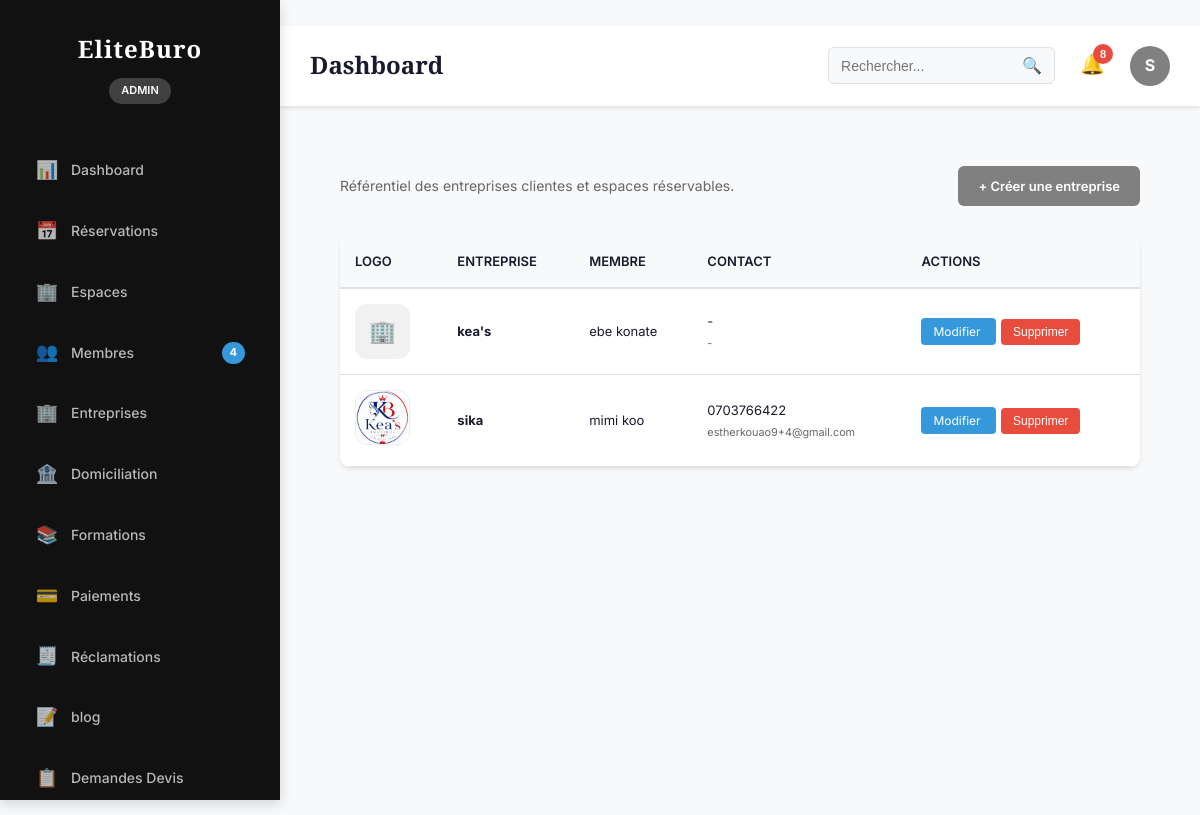
The app's page /dashboard/companies/ (signed in) with its own data.
### accounts/models.py (models this page shows, shortened)
class User(AbstractUser):
    class Role(models.TextChoices):
        ADMIN = "ADMIN", "Administrateur"
        MANAGER = "MANAGER", "Gestionnaire"
        MEMBER = "MEMBER", "Membre"
        TRAINER = "TRAINER", "Formateur"
    username = None
    id = models.UUIDField(
        primary_key=True,
        default=uuid.uuid4,
        editable=False
    )
    email = models.EmailField(
        unique=True
    )
    first_name = models.CharField(
        max_length=150
    )
    last_name = models.CharField(
        max_length=150
    )
    phone_validator = RegexValidator(
        regex=r'^\+?[0-9]{8,15}$',
        message="Numéro de téléphone invalide."
    )
    phone = models.CharField(
        max_length=20,
        validators=[phone_validator],
        unique=True
    )
    avatar = models.ImageField(
        upload_to="users/avatar/",
        blank=True,
        null=True
    )
    role = models.CharField(
        max_length=20,
        choices=Role.choices,
        default=Role.MEMBER
    )
    company_name = models.CharField(
        max_length=255,
        blank=True
    )
    job_title = models.CharField(
        max_length=255,
        blank=True
    )
    birth_date = models.DateField(
        blank=True,
        null=True
    )
    gender = models.CharField(
        max_length=20,
        blank=True
    )
    website = models.URLField(
        blank=True
    )
    bio = models.TextField(
        blank=True
    )
    language = models.CharField(
        max_length=10,
        default="fr"
    )
    timezone = models.CharField(
        max_length=100,
        default="Africa/Abidjan"
    )
    is_email_verified = models.BooleanField(
        default=False
    )
    is_phone_verified = models.BooleanField(
        default=False
    )
    receive_email_notification = models.BooleanField(
        default=True
    )
    receive_sms_notification = models.BooleanField(
        default=True
    )
    receive_whatsapp_notification = models.BooleanField(
        default=True
    )
    last_activity = models.DateTimeField(
        null=True,
        blank=True
    )
    created_at = models.DateTimeField(
        auto_now_add=True
    )
    updated_at = models.DateTimeField(
        auto_now=True
    )
    USERNAME_FIELD = "email"
    REQUIRED_FIELDS = []
    objects = UserManager()
    class Meta:
        ordering = ["-created_at"]
        verbose_name = "Utilisateur"
        verbose_name_plural = "Utilisateurs"
    @property
    def full_name(self):
        return f"{self.first_name} {self.last_name}"

class Company(models.Model):
    id = models.UUIDField(
        primary_key=True,
        default=uuid.uuid4,
        editable=False
    )
    owner = models.ForeignKey(
        settings.AUTH_USER_MODEL,
        on_delete=models.CASCADE,
        related_name="companies"
    )
    company_name = models.CharField(
        max_length=255
    )
    legal_form = models.CharField(
        max_length=100,
        blank=True
    )
    registration_number = models.CharField(
        max_length=100,
        blank=True
    )
    tax_number = models.CharField(
        max_length=100,
        blank=True
    )
    phone = models.CharField(
        max_length=20,
        blank=True
    )
    email = models.EmailField(
        blank=True
    )
    website = models.URLField(
        blank=True
    )
    description = models.TextField(
        blank=True
    )
    logo = models.ImageField(
        upload_to="companies/logo/",
        blank=True,
        null=True
    )
    created_at = models.DateTimeField(auto_now_add=True)
    updated_at = models.DateTimeField(auto_now=True)
    class Meta:
        ordering = ["company_name"]

### dashboard/views.py (the view)
# urls.py: path("companies/", AdminCompanyView.as_view(), name="companies"),
class AdminCompanyView(AdminBaseView):
    template_name = "dashboard/admin/company.html"
    def get_context_data(self, **kwargs):
        context = super().get_context_data(**kwargs)
        context["companies"] = Company.objects.all().order_by("company_name")
        return context

### dashboard/permissions.py (called while the page is built)
def is_admin_or_manager(user) -> bool:
    return getattr(user, "is_authenticated", False) and getattr(user, "role", None) in {User.Role.ADMIN, User.Role.MANAGER}

### dashboard/services.py (called while the page is built)
def get_admin_stats() -> DashboardStats:
    user_count = User.objects.count()
    reservation_count = Reservation.objects.count()
    income_total = (
        Reservation.objects.filter(statut="confirmed").aggregate(total=Sum("montant_total")).get("total")
        or Decimal("0")
    )
    formation_count = Formation.objects.count()
    domiciliation_count = DomiciliationRequest.objects.count()
    return DashboardStats(
        users=user_count,
        reservations=reservation_count,
        income_total=income_total,
        formations=formation_count,
        domiciliation_requests=domiciliation_count,
    )

def get_space_availability_summary(limit: int = 10) -> list[Dict[str, Any]]:
    qs = (
        Workspace.objects.select_related("espace", "categorie")
        .values("id", "nom", "disponible")
    )
    total = Workspace.objects.count()
    available = Workspace.objects.filter(disponible=True).count()
    top = (
        Workspace.objects.select_related("espace")
        .values("espace__nom")
        .annotate(
            count=Count("id"),
            available_count=Count("id", filter=Q(disponible=True)),
        )
        .order_by("-available_count")[:limit]
    )
    return list(top)

def get_recent_activity(limit: int = 10):
    reservations = Reservation.objects.order_by("-created_at")[:limit]
    formations = Formation.objects.order_by("-created_at")[:limit]
    domiciliations = DomiciliationRequest.objects.order_by("-date_creation")[:limit]
    items = []
    for r in reservations:
        items.append(("Réservation", r.created_at, "dashboard_admin:reservations"))
    for f in formations:
        items.append(("Formation", f.created_at, "dashboard_admin:formations"))
    for d in domiciliations:
        items.append(("Domiciliation", d.date_creation, "dashboard_admin:domiciliation"))
    items.sort(key=lambda x: x[1], reverse=True)
    return items[:limit]

### dashboard/views.py (called while the page is built)
def admin_permission_guard(request: HttpRequest):
    if not is_admin_or_manager(request.user):
        raise PermissionDenied

    def dispatch(self, request: HttpRequest, *args, **kwargs):
        try:
            admin_permission_guard(request)
        except PermissionDenied:
            return HttpResponseForbidden("Accès réservé au back-office.")
        return super().dispatch(request, *args, **kwargs)

### templates/dashboard/admin/company.html (shortened to what this page needs)
{% extends 'layouts/base_admin.html' %}
{% block content %}
<div class="content">
    <div class="section-header">
        <div>
            <p style="color:var(--text-light);font-size:14px;">
                Référentiel des entreprises clientes et espaces réservables.
            </p>
        </div>
        <a href="{% url 'dashboard_admin:company_create' %}"
           class="btn-primary">
            + Créer une entreprise
        </a>
    </div>
    <div class="table-container">
        <table class="admin-table">
            <thead>
                <tr>
                    <th>
                        Logo
                    </th>
                    <th>
                        entreprise
                    </th>
                    <th>
                        membre
                    </th>
                    <th>
                        Contact
                    </th>
                    <th>
                        Actions
                    </th>
                </tr>
            </thead>
            <tbody>
            {% for c in companies %}
               <tr>
                <td>
                    {% if c.logo %}
                        <img src="{{ c.logo.url }}"
                            alt="Logo entreprise"
                            style="
                                width:55px;
                                height:55px;
                                object-fit:cover;
                                border-radius:12px;
                                border:1px solid #eee;
                            ">
                    {% else %}
                        <div style="
                            width:55px;
                            height:55px;
                            border-radius:12px;
                            background:#f1f1f1;
                            display:flex;
                            align-items:center;
                            justify-content:center;
                            font-size:22px;
                        ">
                            🏢
                        </div>
                    {% endif %}
                </td>
                <td>
                    <strong>
                        {{ c.company_name }}
                    </strong>
                </td>
                <td>
                    {{ c.owner.full_name|default:c.owner.email }}
                </td>
                <td>
                    {{ c.phone|default:"-" }}
                    <br>
                    <small style="color:var(--text-light);">
                        {{ c.email|default:"-" }}
                    </small>
                    </td>
                    <td>
                        <a href="{% url 'dashboard_admin:company_edit' c.id %}"
                           class="btn-action">
                            Modifier
                        </a>
                        <form method="post"
                              action="{% url 'dashboard_admin:company_delete' c.id %}"
                              style="display:inline;"
                              onsubmit="return confirm('Supprimer cette entreprise ?')">
                            <button type="submit"
                                    class="btn-action"
                                    style="background:var(--danger-color);">
                                Supprimer
                            </button>
                        </form>
                    </td>
                </tr>
            {% endfor %}
            </tbody>
        </table>
    </div>
</div>
{% endblock %}

### templates/partials/header.html (shortened to what this page needs)
<header class="top-bar">
    <div class="top-bar-left">
        <h1 class="page-title">
            {% block page_title %}
            Dashboard
            {% endblock %}
        </h1>
    </div>
    <div class="top-bar-right">
        <div class="search-box">
            <input
                type="text"
                class="search-input"
                placeholder="Rechercher...">
            <button class="search-btn">
                🔍
            </button>
        </div>
        <div class="notifications">
            <button class="notification-btn">
                🔔
                <span class="notification-count">
                    {{ recent_activity|length|default:0 }}
                </span>
            </button>
        </div>
        <div class="user-menu">
            <div class="user-avatar">
                {{ request.user.first_name|slice:":1"|default:"A" }}
            </div>
        </div>
    </div>
</header>

### static/css/admin.css (style rules this page uses)
:root { --primary-color: #808080; --secondary-color: #808080; --accent-color: #e94560; --success-color: #27ae60; --warning-color: #f39c12; --danger-color: #e74c3c; --info-color: #3498db; --light-bg: #f8f9fa; --border-color: #e0e0e0; --text-dark: #1a1a2e; --text-light: #666; --text-lighter: #999; --shadow-sm: 0 2px 4px rgba(0, 0, 0, 0.1); --shadow-md: 0 4px 12px rgba(0, 0, 0, 0.15); --shadow-lg: 0 8px 24px rgba(0, 0, 0, 0.2); --transition: all 0.3s ease; --sidebar-width: 280px; }
* { margin: 0; padding: 0; box-sizing: border-box; }
html { scroll-behavior: smooth; }
body { font-family: "Inter", "DM Sans", Arial, sans-serif; color: var(--text-dark); background-color: var(--light-bg); line-height: 1.6; display: block; }
h1, h2, h3, h4 { font-family: "Playfair Display", Georgia, serif; }
.top-bar { background: white; padding: 20px 30px; display: flex; justify-content: space-between; align-items: center; box-shadow: var(--shadow-sm); position: sticky; top: 0; z-index: 100; }
.top-bar-left { display: flex; align-items: center; gap: 20px; }
.page-title { font-size: 24px; font-weight: 700; color: var(--text-dark); }
.top-bar-right { display: flex; align-items: center; gap: 25px; }
.search-box { display: flex; align-items: center; background: var(--light-bg); border: 1px solid var(--border-color); border-radius: 6px; padding: 8px 12px; }
.search-input { flex: 1; border: none; background: transparent; font-size: 14px; outline: none; }
.search-btn { background: none; border: none; font-size: 16px; cursor: pointer; color: var(--text-lighter); }
.notifications { position: relative; }
.notification-btn { background: none; border: none; font-size: 20px; cursor: pointer; position: relative; }
.notification-count { position: absolute; top: -8px; right: -8px; background: var(--danger-color); color: white; width: 20px; height: 20px; border-radius: 50%; display: flex; align-items: center; justify-content: center; font-size: 11px; font-weight: 700; }
.user-menu { position: relative; }
.user-avatar { width: 40px; height: 40px; border-radius: 50%; background: var(--primary-color); color: white; display: flex; align-items: center; justify-content: center; font-weight: 700; cursor: pointer; }
.content { flex: 1; padding: 30px; overflow-y: auto; }
.section-header { display: flex; justify-content: space-between; align-items: center; margin-bottom: 30px; }
.btn-primary, .btn-secondary { padding: 10px 20px; border: none; border-radius: 6px; font-weight: 600; font-size: 13px; cursor: pointer; transition: var(--transition); }
.btn-primary { background: var(--primary-color); color: white; }
.btn-action { padding: 6px 12px; background: var(--info-color); color: white; border: none; border-radius: 4px; font-size: 12px; cursor: pointer; transition: var(--transition); margin-right: 5px; }
.table-container { background: white; border-radius: 10px; box-shadow: var(--shadow-sm); overflow: hidden; margin-bottom: 20px; }
.admin-table { width: 100%; border-collapse: collapse; }
.admin-table thead { background: var(--light-bg); border-bottom: 2px solid var(--border-color); }
.admin-table th { padding: 15px; text-align: left; font-weight: 600; font-size: 13px; color: var(--text-dark); text-transform: uppercase; }
.admin-table td { padding: 15px; border-bottom: 1px solid var(--border-color); font-size: 13px; }
:root { --elite-navy:#0D2B55; --elite-gold:#C9A02C; --elite-success:#0B6B39; --elite-danger:#C0392B; --elite-warning:#E67E22; --elite-cream:#FAFAF7; }
a, a:hover, a:focus, a:active { text-decoration: none !important; }
.btn-primary, .btn-secondary, .btn-filter, .btn-action, .btn-create-reservation, .action-btn, .logout-btn, .nav-item { text-decoration: none !important; }

### records on screen
User: user.first_name "S"
Company: company_name "kea's", owner.full_name "ebe konate", phone "-", email "-"
Company: logo (picture), company_name "sika", owner.full_name "mimi koo", phone "0703766422", email "estherkouao9+4@gmail.com"

### other values on screen
{{ stats.users|default_if_none:0 }} "4"
{{ recent_activity|length|default:0 }} "8"
